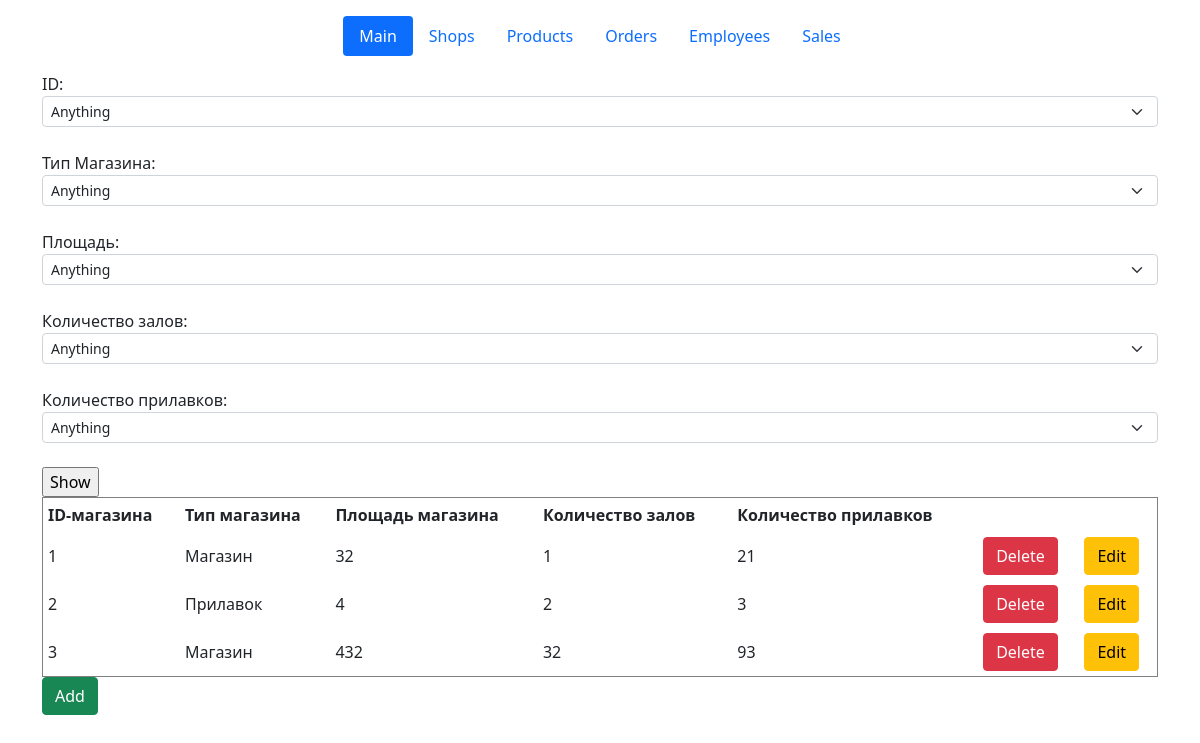
The page /shops on the database as committed earlier.
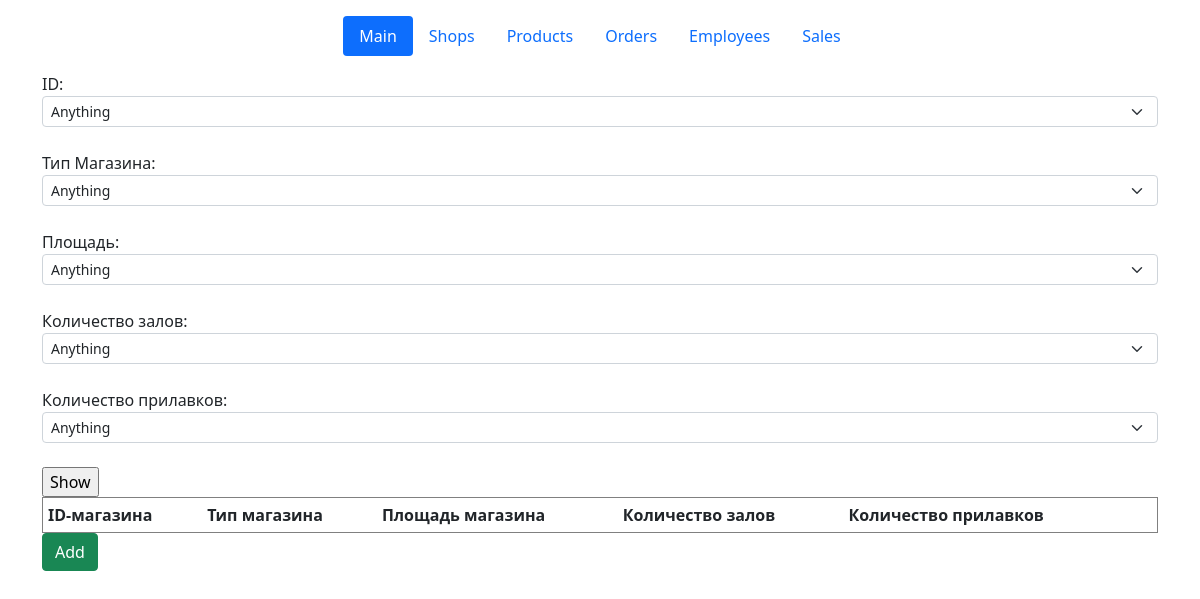
The same page on the database as committed later.
### classes_file.py (models this page shows, shortened)
class Shops(db.Model):
    id_shop = db.Column(db.Integer, primary_key=True)
    type_shop = db.Column(db.String(10), nullable=False)
    shops_area = db.Column(db.Integer, nullable=False)
    hall_count = db.Column(db.Integer, default=1)
    stall_count = db.Column(db.Integer, default=1)

### shops.py (the view)
@app.route('/shops')
def shops():
    if "action" in request.args:
        if request.args["action"] == "del": #для обратобки кнопки delete
            id_shop = request.args['id']
            shop = Shops.query.get_or_404(id_shop)
            try:
                db.session.delete(shop)
                db.session.commit()
                return redirect("/shops")
            except:
                return "При удалении записи произошла ошибка"
        elif request.args["action"] == "choice":
            id_lst = [request.args['id_shop']]
            type_shop_lst = [request.args['type_shop']]
            shops_area_lst = [request.args['shops_area']]
            hall_count_lst = [request.args['hall_count']]
            stall_count_lst = [request.args['stall_count']]
            if request.args['id_shop'] == "any":
                temp = db.session.execute(f"SELECT id_shop from Shops").fetchall()
                id_lst = [temp[i][0] for i in range(len(temp))]
            if request.args['type_shop'] == "any":
                temp = db.session.execute(f"SELECT type_shop from Shops").fetchall()
                type_shop_lst = [temp[i][0] for i in range(len(temp))]
            if request.args['shops_area'] == "any":
                temp = db.session.execute(f"SELECT shops_area from Shops").fetchall()
                shops_area_lst = [temp[i][0] for i in range(len(temp))]
            if request.args['hall_count'] == "any":
                temp = db.session.execute(f"SELECT hall_count from Shops").fetchall()
                hall_count_lst = [temp[i][0] for i in range(len(temp))]
            if request.args['stall_count'] == "any":
                temp = db.session.execute(f"SELECT stall_count from Shops").fetchall()
                stall_count_lst = [temp[i][0] for i in range(len(temp))]
            table = db.session.query(Shops).filter(Shops.id_shop.in_(id_lst)).filter(Shops.type_shop.in_(type_shop_lst)).filter(Shops.shops_area.in_(shops_area_lst)).filter(Shops.hall_count.in_(hall_count_lst)).filter(Shops.stall_count.in_(stall_count_lst ))
            return render_template("shops.html", table=table)
        else:
            return redirect("/shops")
    else:
        table = Shops.query.order_by(Shops.id_shop).all()
        return render_template("shops.html", table=table)

### templates/shops.html (shortened to what this page needs)
{% extends 'base.html' %}
{% block body %}
<form action="/shop-choice" method="POST" id="data">
        ID:
            <select name="id_shop" class="form-select form-select-sm">
                <option value="any" label = "Anything">
                {% for el in table %}
                <option value={{el.id_shop}}  label = {{el.id_shop}}>
                {% endfor %}
            </select>
        <br>Тип Магазина:
        <select name="type_shop" class="form-select form-select-sm">
            <option value="any" label = "Anything">
            {% for el in table %}
            <option value={{el.type_shop}}  label = {{el.type_shop}}>
            {% endfor %}
        </select>
        <br>Площадь:
        <select name="shops_area" class="form-select form-select-sm">
            <option value="any" label = "Anything">
                {% for el in table %}
            <option value={{el.shops_area}}  label = {{el.shops_area}}>
                {% endfor %}
        </select>
        <br>Количество залов:
        <select name="hall_count" class="form-select form-select-sm">
            <option value="any" label = "Anything">
                {% for el in table %}
            <option value={{el.hall_count}}  label = {{el.hall_count}}>
                {% endfor %}
        </select>
        <br>Количество прилавков:
        <select name="stall_count" class="form-select form-select-sm">
            <option value="any" label = "Anything">
                {% for el in table %}
            <option value={{el.stall_count}}  label = {{el.stall_count}}>
                {% endfor %}
        </select><br>
    <input type="submit" name="btn btn-success" value="Show"><br>
</form>
    <table border="1" width="100%" cellpadding="5">
        <tr>
            <th>ID-магазина</th>
            <th>Тип магазина</th>
            <th>Площадь магазина</th>
            <th>Количество залов</th>
            <th>Количество прилавков</th>
            <th></th>
            <th></th>
        </tr>
        {% for el in table %}
        <tr>
            <td>{{ el.id_shop }}</td>
            <td>{{ el.type_shop }}</td>
            <td>{{ el.shops_area }}</td>
            <td>{{ el.hall_count }}</td>
            <td>{{ el.stall_count }}</td>
            <td>
                <a href="/shops?id={{el.id_shop}}&action=del" class="btn btn-danger">Delete</a>
            </td>
            <td>
                <a href="/shops/{{el.id_shop}}/edit" class="btn btn-warning">Edit</a>
            </td>
        </tr>
        {% endfor %}
    </table>
    <a href="/shops/create" class="btn btn-success">Add</a>
{% endblock %}

Rows that differ between the two databases and show on the page:
removed Shops: id_shop "1", type_shop "Магазин", shops_area "32", hall_count "1", stall_count "21"
removed Shops: id_shop "2", type_shop "Прилавок", shops_area "4", hall_count "2", stall_count "3"
removed Shops: id_shop "3", type_shop "Магазин", shops_area "432", hall_count "32", stall_count "93"
